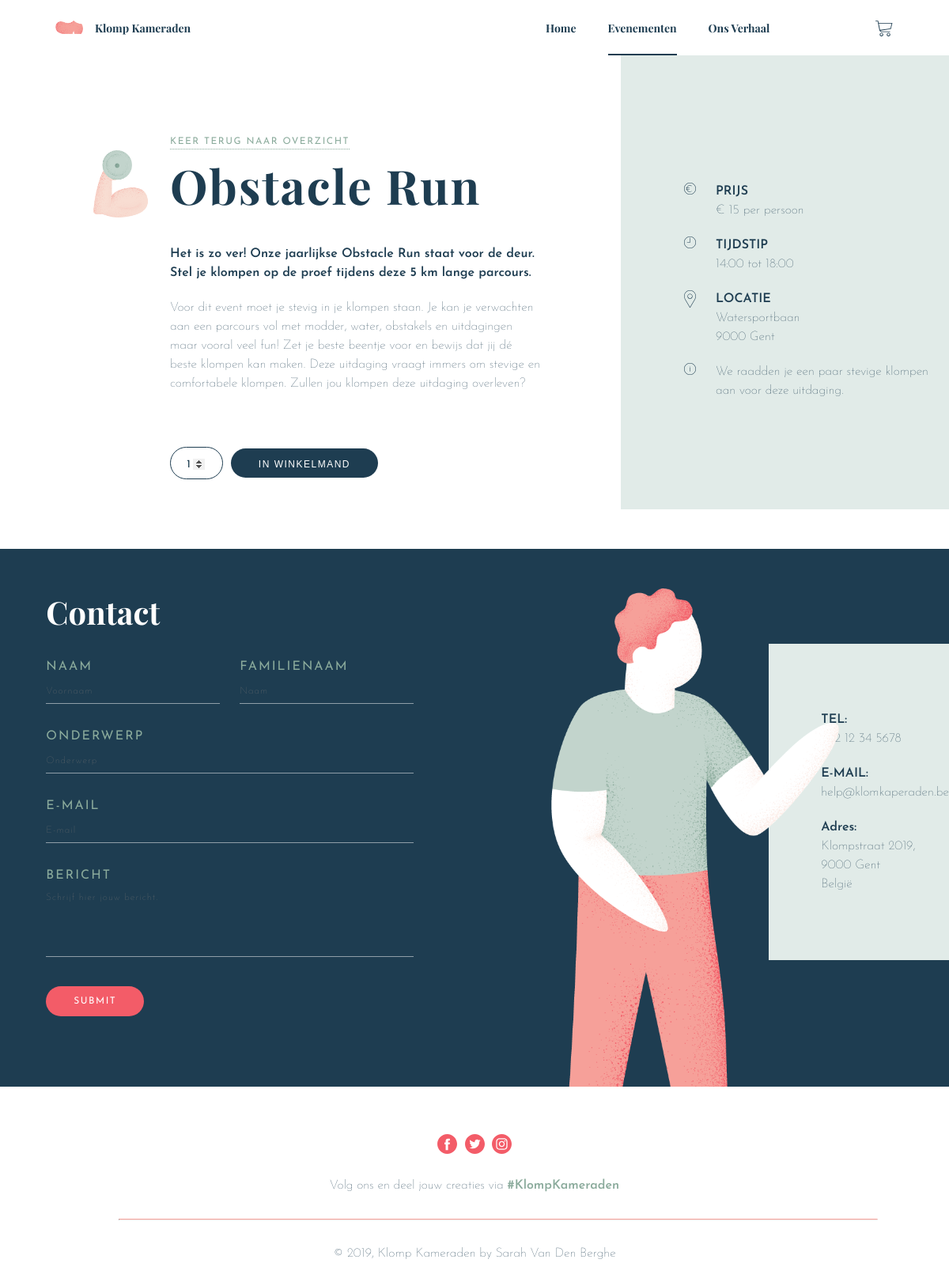
Page /index.php?page=detail&id=1 on the committed database.
### tables this page shows
CREATE TABLE `int2_events` (
  `id` int(11) NOT NULL,
  `name` varchar(255) NOT NULL,
  `date` date NOT NULL,
  `price` decimal(10,0) NOT NULL,
  `slug` varchar(255) NOT NULL,
  `info` text NOT NULL,
  `time` varchar(255) NOT NULL,
  `location` varchar(255) NOT NULL,
  `requirements` varchar(255) NOT NULL,
  `image` varchar(30) NOT NULL
);

### controller/Controller.php (called while the page is built, shortened)
<?php
class Controller {
  public $route;
  public function filter() {
    call_user_func(array($this, $this->route['action']));
  }
  public function render() {
    $this->createViewVarWithContent();
  }
  private function createViewVarWithContent() {
    require __DIR__ . '/../view/' . strtolower($this->route['controller']) . '/' . $this->route['action'] . '.php';
  }
  private function renderInLayout() {
    include __DIR__ . '/../view/layout.php';
  }
}

### index.php (called while the page is built, shortened)
<?php
$routes = array(
  'home' => array(
    'controller' => 'Pages',
    'action' => 'index'
  ),
  'events' => array(
    'controller' => 'Pages',
    'action' => 'events'
  ),
    'detail' => array(
    'controller' => 'Pages',
    'action' => 'detail'
  ),
  'story' => array(
    'controller' => 'Pages',
    'action' => 'story'
   ),
   'cart' => array(
    'controller' => 'Orders',
    'action' => 'cart'
  ),
   'checkout' => array(
    'controller' => 'Orders',
    'action' => 'checkout'
  ),
   'confirmation' => array(
    'controller' => 'Orders',
    'action' => 'confirmation'
  )
);
$route = $routes[$_GET['page']];
$controllerObj = new $controllerName();
$controllerObj->route = $route;
$controllerObj->filter();
$controllerObj->render();

### controller/PagesController.php (called while the page is built, shortened)
<?php
require_once __DIR__ . '/Controller.php';
require_once __DIR__ . '/../dao/EventDAO.php';
class PagesController extends Controller {
  private $eventDAO;
  function __construct() {
    $this->eventDAO = new EventDAO();
  }
  public function detail() {
    if(!empty($_GET['id'])){
      $event = $this->eventDAO->selectById($_GET['id']);
    }
  }
}

### dao/EventDAO.php (called while the page is built, shortened)
<?php
class EventDAO extends DAO {
  public function selectById($id){
    $sql = "SELECT * FROM `int2_events` WHERE `id` = :id";
    $stmt = $this->pdo->prepare($sql);
    $stmt->bindValue(':id',$id);
    $stmt->execute();
    return $stmt->fetch(PDO::FETCH_ASSOC);
  }
}

### view/pages/detail.php (the view, shortened to what this page needs)
<article class="detail">
    <img class="detail__image" src="assets/img/events/<?php echo $event['image']; ?>.png" alt="<?php echo $event['image']; ?>" width="85">
    <div class="detail__text">
        <a class="detail__return" href="index.php?page=events#filter">Keer terug naar overzicht</a>
        <h1 class="title title--detail"><?php echo $event['name'] ?></h1>
        <p class="text--bold detail__slug"><?php echo $event['slug'] ?></p>
        <p><?php echo $event['info'] ?></p>
        <form method="post" action="index.php?page=cart" class="form-detail">
            <label class="quantity-label" for="quantity"><span class="hidden">Aantal</span>
                <input class="quantity quantity-input" id="quantity" type="number" size="2" min="1" max="10" name="quantity" value="1" />
            </label>
            <button class="button" type="submit" name="action" value="add">In winkelmand</button>
        </form>
    </div>
        <div class="detail__background">
    </div>
    <dl class="detail__practical">
        <dt class="text--bold detail__icon detail__icon--price">Prijs</dt>
        <dd>€ <?php echo $event['price'] ?> per persoon</dd>
        <dt class="text--bold detail__icon detail__icon--time">Tijdstip</dt>
        <dd><?php echo $event['time'] ?></dd>
        <dt class="text--bold detail__icon detail__icon--location">Locatie</dt>
        <dd><?php echo $event['location'] ?></dd>
        <dd class="detail__icon detail__icon--info"><?php echo $event['requirements'] ?></dd>
    </dl>
</article>

### css/style.css (style rules this page uses)
*, *::before, *::after { box-sizing: border-box; }
html { box-sizing: inherit; font-size: 62.5%; }
body { font-size: 1.6rem; line-height: 1.5; color: #1E3D51; font-family: 'Josefin', sans-serif; font-weight: 300; }
a { color: #1E3D51; }
input { font-family: 'Josefin', sans-serif; }
.button { color: white; text-transform: uppercase; letter-spacing: 0.15rem; font-size: 1.2rem; text-decoration: none; font-weight: 400; display: inline-block; padding: 1.3rem 3.5rem 1rem; background-color: #1E3D51; margin-top: 4rem; margin-bottom: 4rem; border-radius: 2.5rem; transition: 0.2s; width: fit-content; }
.title { font-size: 6rem; letter-spacing: 0.2rem; font-family: 'Playfair', serif; display: inline-block; margin: 19rem 0 3rem; }
.text--bold { font-weight: 700; }
dt { text-transform: uppercase; }
*::placeholder { font-size: 1.2rem; font-family: 'Josefin', sans-serif; letter-spacing: 0.1rem; font-weight: 300; }
dd { padding-bottom: 2rem; }
.detail { display: grid; grid-template-columns: 1fr 55rem 39rem 1fr; grid-column-gap: 2rem; }
.detail__image { margin-top: 19rem; margin-left: 11rem; }
.detail__practical { grid-column: 3 / 4; grid-row: 1 / 2; margin-top: 23rem; padding: 0 0 6rem 12rem; display: relative; z-index: 2; }
.detail__text { padding-right: 8rem; display: flex; flex-direction: column; }
.title--detail { margin-top: 0; }
.quantity-input { border: none; outline: none; display: inline-block; text-align:center; font-size: 1.4rem; }
.quantity-label { margin-right: 1rem; border: 0.1rem solid #1E3D51; padding: 1.3rem 1.5rem 1rem; border-radius: 2.5rem; }
.detail__return { margin-top: 17rem; display: inline-block; color: #8BAB9C; font-weight: 400; text-transform: uppercase; font-size: 1.2rem; letter-spacing: 0.15rem; text-decoration: none; border-bottom: 0.1rem dotted #8BAB9C; width: fit-content; }
.detail__background { background-color: #E1EBE8; grid-column: 3 / 5; grid-row: 1 / 2; display: relative; z-index: 1; }
.detail__slug { padding-bottom: 2rem; }
.detail__icon::before { content: " "; display: inline-block; width: 1.5rem; height: 1.5rem; margin-left: -4rem; margin-right: 2.5rem; }
.detail__icon--price::before { background-image: url('../assets/img/icons/price.svg'); }
.detail__icon--time::before { background-image: url('../assets/img/icons/time.svg'); }
.detail__icon--location::before { background-image: url('../assets/img/icons/location.svg'); height: 2.175rem; background-repeat: no-repeat; margin-bottom: -0.7rem; }
.detail__icon--info::before { background-image: url('../assets/img/icons/info.svg'); }
.form-detail { margin-top: 3rem; }
input.quantity { color: #1E3D51; width: 3rem; margin: 0 auto; }
button { border: none; }

### rows in the picture
int2_events: image (picture), name "Obstacle Run", slug "Het is zo ver! Onze jaarlijkse Obstacle Run staat voor de deur. Stel je klompen op de proef tijdens deze 5 km lange parcours.", info "Voor dit event moet je stevig in je klompen staan. Je kan je verwachten aan een parcours vol met modder, water, obstakels en uitdagingen maar vooral veel fun! Zet je beste beentje voor en bewijs dat jij dé beste klompen kan maken. Deze uitdaging vraagt immers om stevige en comfortabele klompen. Zullen jou klompen deze uitdaging overleven?", price "15", time "14:00 tot 18:00", location "Watersportbaan 9000 Gent", requirements "We raadden je een paar stevige klompen aan voor deze uitdaging."
